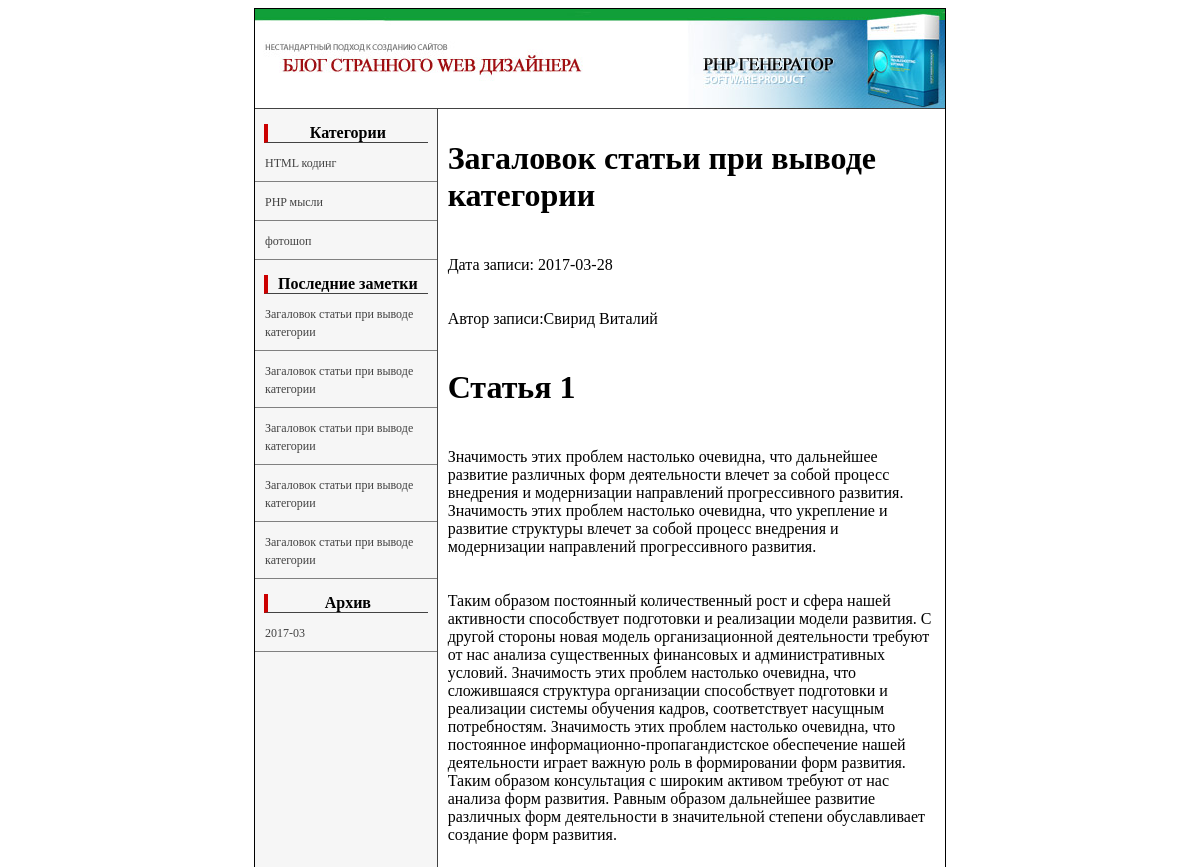
The page /view_posts.php (upper part) on the database as committed earlier.
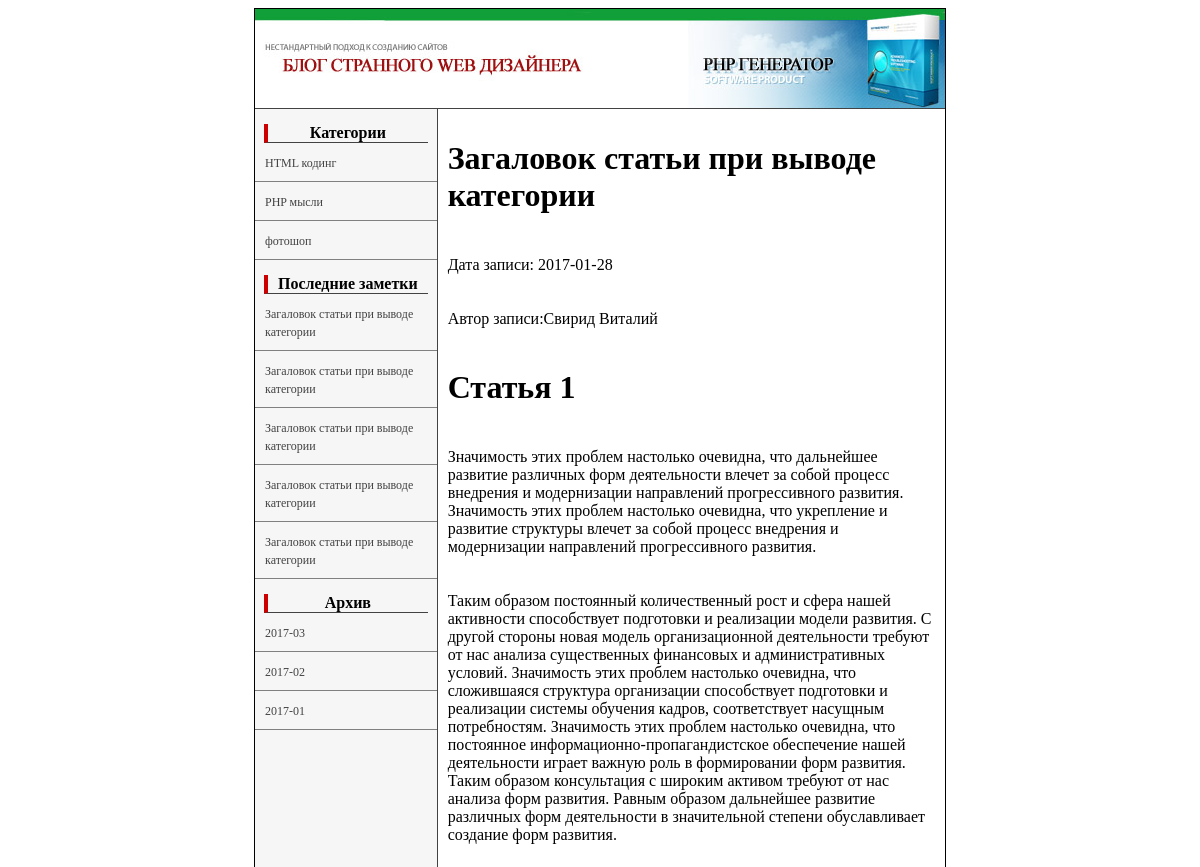
The same page on the database as committed later.
### tables this page shows
CREATE TABLE `data` (
  `id` int(5) NOT NULL,
  `cat` int(1) NOT NULL,
  `meta_d` varchar(255) NOT NULL,
  `meta_k` varchar(255) NOT NULL,
  `description` text NOT NULL,
  `text` text NOT NULL,
  `view` int(7) NOT NULL,
  `author` varchar(100) NOT NULL,
  `date` date NOT NULL,
  `mini_img` varchar(255) NOT NULL,
  `title` varchar(255) NOT NULL
);

### view_posts.php (the view, shortened to what this page needs)
<?php
    include "blocks/db.php";
    if (!isset($id)) {
    $id= 1;
}
    $result = mysqli_query($db, "SELECT * FROM data WHERE id='$id'");
if(mysqli_num_rows($result)>0){
    $myrow = mysqli_fetch_array($result);
}
else {
    echo "<p>Информация по запросу не может быть извлечена. В таблице нет записей.</p>";
    exit();
}
?>
<!DOCTYPE html>
<head lang="ru">
      <link rel="stylesheet" type="text/css" href="style.css">
</head>
<body>
    <table class="main_border" align="center" cellpadding="0" cellspacing="0">
        <?php
            include("blocks/header.php");
        ?>
        <tr>
            <td>
              <table align="center" cellpadding="0" cellspacing="0">
         <tr>
        <?php
            include("blocks/left.php");
        ?>
            <td width="508px" class="v_top">
                <?php
                  printf("
                    <h1>%s</h1>
                    <p>Дата записи: %s</p>
                    <p>Автор записи:%s</p>
                    <div class='post_text'>%s</div>
                    <p>Количество просмотров: %s</p>
                    ",$myrow['title'],$myrow['date'],$myrow['author'],$myrow['text'],$myrow['view']);
                ?>
            </td>
        </tr>
        </table>
            </td>
        </tr>
    </table>
</body>
</html>

### blocks/left.php (shortened to what this page needs)
<td width="182px" class="left" valign="top">
<div class="nav_title">
	Категории
</div>
	<?
		$result2 = mysqli_query($db,"SELECT * FROM categories");
if(mysqli_num_rows($result2)>0){
    $myrow2 = mysqli_fetch_array($result2);
    do{
    	printf("<p><a href='view_cat.php?cat=%s'>%s</a></p>",$myrow2['id'],$myrow2['title']);
    }
    while ($myrow2 = mysqli_fetch_array($result2));
}
else {
    echo "<p>Информация по запросу не может быть извлечена. В таблице нет записей.</p>";
    exit();
}
	?>
    <div class="nav_title">Последние заметки</div>
<?php
        $result3 = mysqli_query($db, "SELECT id, title FROM data ORDER BY date DESC, id DESC LIMIT 5");
if(mysqli_num_rows($result3)>0){
    $myrow3 = mysqli_fetch_array($result3);
   do{
        printf("<p><a href='view_posts.php?id=%s'>%s</a></p>",$myrow3['id'],$myrow3['title']);
    }
    while ($myrow3 = mysqli_fetch_array($result3));
}
else {
    echo "<p>Информация по запросу не может быть извлечена. В таблице нет записей.</p>";
    exit();
}
?>
    <div class="nav_title">Архив</div>
    <?php
        $result4 = mysqli_query($db, "SELECT DISTINCT left(date,7) AS month FROM data ORDER BY month DESC");
if(mysqli_num_rows($result4)>0){
    $myrow4 = mysqli_fetch_array($result4);
   do{
        printf("<p><a href='view_date.php?date=%s'>%s</a></p>",$myrow4['month'],$myrow4['month']);
    }
    while ($myrow4 = mysqli_fetch_array($result4));
}
else {
    echo "<p>Информация по запросу не может быть извлечена. В таблице нет записей.</p>";
    exit();
}
?>
</td>

Rows that differ between the two databases and show on the page:
changed data "Свирид Виталий": date "2017-03-28" → "2017-01-28"
Other text that changed with them:
new list line: "2017-02"
new list line: "2017-01"
